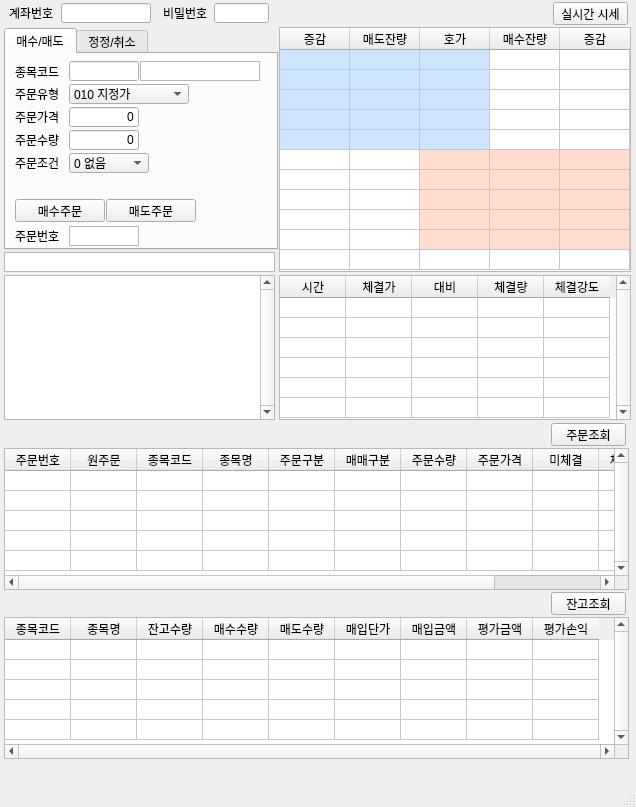
<?xml version="1.0" encoding="UTF-8"?>
<ui version="4.0">
 <class>LinkWindow</class>
 <widget class="QMainWindow" name="LinkWindow">
  <property name="geometry">
   <rect>
    <x>0</x>
    <y>0</y>
    <width>636</width>
    <height>807</height>
   </rect>
  </property>
  <property name="windowTitle">
   <string>MainWindow</string>
  </property>
  <widget class="QWidget" name="centralwidget">
   <widget class="QTextBrowser" name="TxtBrLog">
    <property name="geometry">
     <rect>
      <x>4</x>
      <y>275</y>
      <width>271</width>
      <height>145</height>
     </rect>
    </property>
    <property name="verticalScrollBarPolicy">
     <enum>Qt::ScrollBarAlwaysOn</enum>
    </property>
   </widget>
   <widget class="QLineEdit" name="EditAcno">
    <property name="geometry">
     <rect>
      <x>61</x>
      <y>3</y>
      <width>90</width>
      <height>20</height>
     </rect>
    </property>
    <property name="maxLength">
     <number>11</number>
    </property>
   </widget>
   <widget class="QLineEdit" name="EditPswd">
    <property name="geometry">
     <rect>
      <x>214</x>
      <y>3</y>
      <width>55</width>
      <height>20</height>
     </rect>
    </property>
    <property name="maxLength">
     <number>11</number>
    </property>
   </widget>
   <widget class="QTableWidget" name="TablePrc">
    <property name="geometry">
     <rect>
      <x>279</x>
      <y>27</y>
      <width>352</width>
      <height>245</height>
     </rect>
    </property>
    <property name="verticalScrollBarPolicy">
     <enum>Qt::ScrollBarAlwaysOff</enum>
    </property>
    <property name="horizontalScrollBarPolicy">
     <enum>Qt::ScrollBarAlwaysOff</enum>
    </property>
    <property name="rowCount">
     <number>11</number>
    </property>
    <property name="columnCount">
     <number>5</number>
    </property>
    <attribute name="horizontalHeaderVisible">
     <bool>true</bool>
    </attribute>
    <attribute name="horizontalHeaderCascadingSectionResizes">
     <bool>false</bool>
    </attribute>
    <attribute name="horizontalHeaderDefaultSectionSize">
     <number>70</number>
    </attribute>
    <attribute name="horizontalHeaderShowSortIndicator" stdset="0">
     <bool>false</bool>
    </attribute>
    <attribute name="verticalHeaderVisible">
     <bool>false</bool>
    </attribute>
    <attribute name="verticalHeaderDefaultSectionSize">
     <number>20</number>
    </attribute>
    <attribute name="verticalHeaderMinimumSectionSize">
     <number>20</number>
    </attribute>
    <row/>
    <row/>
    <row/>
    <row/>
    <row/>
    <row/>
    <row/>
    <row/>
    <row/>
    <row/>
    <row/>
    <column>
     <property name="text">
      <string>증감</string>
     </property>
    </column>
    <column>
     <property name="text">
      <string>매도잔량</string>
     </property>
    </column>
    <column>
     <property name="text">
      <string>호가</string>
     </property>
    </column>
    <column>
     <property name="text">
      <string>매수잔량</string>
     </property>
    </column>
    <column>
     <property name="text">
      <string>증감</string>
     </property>
    </column>
    <item row="0" column="0">
     <property name="text">
      <string/>
     </property>
     <property name="textAlignment">
      <set>AlignTrailing|AlignVCenter</set>
     </property>
     <property name="background">
      <brush brushstyle="SolidPattern">
       <color alpha="255">
        <red>207</red>
        <green>229</green>
        <blue>255</blue>
       </color>
      </brush>
     </property>
    </item>
    <item row="0" column="1">
     <property name="text">
      <string/>
     </property>
     <property name="background">
      <brush brushstyle="SolidPattern">
       <color alpha="255">
        <red>207</red>
        <green>229</green>
        <blue>255</blue>
       </color>
      </brush>
     </property>
    </item>
    <item row="0" column="2">
     <property name="text">
      <string/>
     </property>
     <property name="background">
      <brush brushstyle="SolidPattern">
       <color alpha="255">
        <red>207</red>
        <green>229</green>
        <blue>255</blue>
       </color>
      </brush>
     </property>
    </item>
    <item row="1" column="0">
     <property name="text">
      <string/>
     </property>
     <property name="textAlignment">
      <set>AlignTrailing|AlignVCenter</set>
     </property>
     <property name="background">
      <brush brushstyle="SolidPattern">
       <color alpha="255">
        <red>207</red>
        <green>229</green>
        <blue>255</blue>
       </color>
      </brush>
     </property>
    </item>
    <item row="1" column="1">
     <property name="text">
      <string/>
     </property>
     <property name="background">
      <brush brushstyle="SolidPattern">
       <color alpha="255">
        <red>207</red>
        <green>229</green>
        <blue>255</blue>
       </color>
      </brush>
     </property>
    </item>
    <item row="1" column="2">
     <property name="text">
      <string/>
     </property>
     <property name="background">
      <brush brushstyle="SolidPattern">
       <color alpha="255">
        <red>207</red>
        <green>229</green>
        <blue>255</blue>
       </color>
      </brush>
     </property>
    </item>
    <item row="2" column="0">
     <property name="text">
      <string/>
     </property>
     <property name="textAlignment">
      <set>AlignTrailing|AlignVCenter</set>
     </property>
     <property name="background">
      <brush brushstyle="SolidPattern">
       <color alpha="255">
        <red>207</red>
        <green>229</green>
        <blue>255</blue>
       </color>
      </brush>
     </property>
    </item>
    <item row="2" column="1">
     <property name="text">
      <string/>
     </property>
     <property name="background">
      <brush brushstyle="SolidPattern">
       <color alpha="255">
        <red>207</red>
        <green>229</green>
        <blue>255</blue>
       </color>
      </brush>
     </property>
    </item>
    <item row="2" column="2">
     <property name="text">
      <string/>
     </property>
     <property name="background">
      <brush brushstyle="SolidPattern">
       <color alpha="255">
        <red>207</red>
        <green>229</green>
        <blue>255</blue>
       </color>
      </brush>
     </property>
    </item>
    <item row="3" column="0">
     <property name="text">
      <string/>
     </property>
     <property name="background">
      <brush brushstyle="SolidPattern">
       <color alpha="255">
        <red>207</red>
        <green>229</green>
        <blue>255</blue>
       </color>
      </brush>
     </property>
    </item>
    <item row="3" column="1">
     <property name="text">
      <string/>
     </property>
     <property name="background">
      <brush brushstyle="SolidPattern">
       <color alpha="255">
        <red>207</red>
        <green>229</green>
        <blue>255</blue>
       </color>
      </brush>
     </property>
    </item>
    <item row="3" column="2">
     <property name="text">
      <string/>
     </property>
     <property name="background">
      <brush brushstyle="SolidPattern">
       <color alpha="255">
        <red>207</red>
        <green>229</green>
        <blue>255</blue>
       </color>
      </brush>
     </property>
    </item>
    <item row="4" column="0">
     <property name="text">
      <string/>
     </property>
     <property name="background">
      <brush brushstyle="SolidPattern">
       <color alpha="255">
        <red>207</red>
        <green>229</green>
        <blue>255</blue>
       </color>
      </brush>
     </property>
    </item>
    <item row="4" column="1">
     <property name="text">
      <string/>
     </property>
     <property name="background">
      <brush brushstyle="SolidPattern">
       <color alpha="255">
        <red>207</red>
        <green>229</green>
        <blue>255</blue>
       </color>
      </brush>
     </property>
    </item>
    <item row="4" column="2">
     <property name="text">
      <string/>
     </property>
     <property name="background">
      <brush brushstyle="SolidPattern">
       <color alpha="255">
        <red>207</red>
        <green>229</green>
        <blue>255</blue>
       </color>
      </brush>
     </property>
    </item>
    <item row="5" column="2">
     <property name="text">
      <string/>
     </property>
     <property name="background">
      <brush brushstyle="SolidPattern">
       <color alpha="255">
        <red>255</red>
        <green>221</green>
        <blue>207</blue>
       </color>
      </brush>
     </property>
    </item>
    <item row="5" column="3">
     <property name="text">
      <string/>
     </property>
     <property name="background">
      <brush brushstyle="SolidPattern">
       <color alpha="255">
        <red>255</red>
        <green>221</green>
        <blue>207</blue>
       </color>
      </brush>
     </property>
    </item>
    <item row="5" column="4">
     <property name="text">
      <string/>
     </property>
     <property name="background">
      <brush brushstyle="SolidPattern">
       <color alpha="255">
        <red>255</red>
        <green>221</green>
        <blue>207</blue>
       </color>
      </brush>
     </property>
    </item>
    <item row="6" column="2">
     <property name="text">
      <string/>
     </property>
     <property name="background">
      <brush brushstyle="SolidPattern">
       <color alpha="255">
        <red>255</red>
        <green>221</green>
        <blue>207</blue>
       </color>
      </brush>
     </property>
    </item>
    <item row="6" column="3">
     <property name="text">
      <string/>
     </property>
     <property name="background">
      <brush brushstyle="SolidPattern">
       <color alpha="255">
        <red>255</red>
        <green>221</green>
        <blue>207</blue>
       </color>
      </brush>
     </property>
    </item>
    <item row="6" column="4">
     <property name="text">
      <string/>
     </property>
     <property name="background">
      <brush brushstyle="SolidPattern">
       <color alpha="255">
        <red>255</red>
        <green>221</green>
        <blue>207</blue>
       </color>
      </brush>
     </property>
    </item>
    <item row="7" column="2">
     <property name="text">
      <string/>
     </property>
     <property name="background">
      <brush brushstyle="SolidPattern">
       <color alpha="255">
        <red>255</red>
        <green>221</green>
        <blue>207</blue>
       </color>
      </brush>
     </property>
    </item>
    <item row="7" column="3">
     <property name="text">
      <string/>
     </property>
     <property name="background">
      <brush brushstyle="SolidPattern">
       <color alpha="255">
        <red>255</red>
        <green>221</green>
        <blue>207</blue>
       </color>
      </brush>
     </property>
    </item>
    <item row="7" column="4">
     <property name="text">
      <string/>
     </property>
     <property name="background">
      <brush brushstyle="SolidPattern">
       <color alpha="255">
        <red>255</red>
        <green>221</green>
        <blue>207</blue>
       </color>
      </brush>
     </property>
    </item>
    <item row="8" column="2">
     <property name="text">
      <string/>
     </property>
     <property name="background">
      <brush brushstyle="SolidPattern">
       <color alpha="255">
        <red>255</red>
        <green>221</green>
        <blue>207</blue>
       </color>
      </brush>
     </property>
    </item>
    <item row="8" column="3">
     <property name="text">
      <string/>
     </property>
     <property name="background">
      <brush brushstyle="SolidPattern">
       <color alpha="255">
        <red>255</red>
        <green>221</green>
        <blue>207</blue>
       </color>
      </brush>
     </property>
    </item>
    <item row="8" column="4">
     <property name="text">
      <string/>
     </property>
     <property name="background">
      <brush brushstyle="SolidPattern">
       <color alpha="255">
        <red>255</red>
        <green>221</green>
        <blue>207</blue>
       </color>
      </brush>
     </property>
    </item>
    <item row="9" column="2">
     <property name="text">
      <string/>
     </property>
     <property name="background">
      <brush brushstyle="SolidPattern">
       <color alpha="255">
        <red>255</red>
        <green>221</green>
        <blue>207</blue>
       </color>
      </brush>
     </property>
    </item>
    <item row="9" column="3">
     <property name="text">
      <string/>
     </property>
     <property name="background">
      <brush brushstyle="SolidPattern">
       <color alpha="255">
        <red>255</red>
        <green>221</green>
        <blue>207</blue>
       </color>
      </brush>
     </property>
    </item>
    <item row="9" column="4">
     <property name="text">
      <string/>
     </property>
     <property name="background">
      <brush brushstyle="SolidPattern">
       <color alpha="255">
        <red>255</red>
        <green>221</green>
        <blue>207</blue>
       </color>
      </brush>
     </property>
    </item>
    <item row="10" column="2">
     <property name="text">
      <string/>
     </property>
     <property name="background">
      <brush brushstyle="NoBrush">
       <color alpha="255">
        <red>0</red>
        <green>0</green>
        <blue>0</blue>
       </color>
      </brush>
     </property>
    </item>
   </widget>
   <widget class="QLabel" name="label">
    <property name="geometry">
     <rect>
      <x>9</x>
      <y>7</y>
      <width>48</width>
      <height>12</height>
     </rect>
    </property>
    <property name="text">
     <string>계좌번호</string>
    </property>
   </widget>
   <widget class="QLabel" name="label_2">
    <property name="geometry">
     <rect>
      <x>163</x>
      <y>7</y>
      <width>48</width>
      <height>12</height>
     </rect>
    </property>
    <property name="text">
     <string>비밀번호</string>
    </property>
   </widget>
   <widget class="QTableWidget" name="TableTick">
    <property name="geometry">
     <rect>
      <x>279</x>
      <y>275</y>
      <width>352</width>
      <height>145</height>
     </rect>
    </property>
    <property name="verticalScrollBarPolicy">
     <enum>Qt::ScrollBarAlwaysOn</enum>
    </property>
    <property name="horizontalScrollBarPolicy">
     <enum>Qt::ScrollBarAlwaysOff</enum>
    </property>
    <property name="rowCount">
     <number>6</number>
    </property>
    <property name="columnCount">
     <number>5</number>
    </property>
    <attribute name="horizontalHeaderVisible">
     <bool>true</bool>
    </attribute>
    <attribute name="horizontalHeaderDefaultSectionSize">
     <number>66</number>
    </attribute>
    <attribute name="verticalHeaderVisible">
     <bool>false</bool>
    </attribute>
    <attribute name="verticalHeaderDefaultSectionSize">
     <number>20</number>
    </attribute>
    <attribute name="verticalHeaderMinimumSectionSize">
     <number>20</number>
    </attribute>
    <row/>
    <row/>
    <row/>
    <row/>
    <row/>
    <row/>
    <column>
     <property name="text">
      <string>시간</string>
     </property>
    </column>
    <column>
     <property name="text">
      <string>체결가</string>
     </property>
    </column>
    <column>
     <property name="text">
      <string>대비</string>
     </property>
    </column>
    <column>
     <property name="text">
      <string>체결량</string>
     </property>
    </column>
    <column>
     <property name="text">
      <string>체결강도</string>
     </property>
    </column>
    <item row="0" column="0">
     <property name="text">
      <string/>
     </property>
    </item>
    <item row="1" column="0">
     <property name="text">
      <string/>
     </property>
     <property name="textAlignment">
      <set>AlignCenter</set>
     </property>
    </item>
    <item row="1" column="1">
     <property name="text">
      <string/>
     </property>
     <property name="textAlignment">
      <set>AlignTrailing|AlignVCenter</set>
     </property>
    </item>
    <item row="1" column="2">
     <property name="text">
      <string/>
     </property>
     <property name="textAlignment">
      <set>AlignTrailing|AlignVCenter</set>
     </property>
    </item>
    <item row="1" column="3">
     <property name="text">
      <string/>
     </property>
     <property name="textAlignment">
      <set>AlignTrailing|AlignVCenter</set>
     </property>
    </item>
    <item row="1" column="4">
     <property name="text">
      <string/>
     </property>
     <property name="textAlignment">
      <set>AlignJustify|AlignVCenter</set>
     </property>
    </item>
    <item row="2" column="3">
     <property name="text">
      <string/>
     </property>
     <property name="textAlignment">
      <set>AlignTrailing|AlignVCenter</set>
     </property>
    </item>
    <item row="2" column="4">
     <property name="text">
      <string/>
     </property>
     <property name="textAlignment">
      <set>AlignTrailing|AlignVCenter</set>
     </property>
    </item>
   </widget>
   <widget class="QTableWidget" name="TablePstn">
    <property name="geometry">
     <rect>
      <x>4</x>
      <y>617</y>
      <width>625</width>
      <height>142</height>
     </rect>
    </property>
    <property name="verticalScrollBarPolicy">
     <enum>Qt::ScrollBarAlwaysOn</enum>
    </property>
    <property name="horizontalScrollBarPolicy">
     <enum>Qt::ScrollBarAlwaysOn</enum>
    </property>
    <property name="rowCount">
     <number>5</number>
    </property>
    <property name="columnCount">
     <number>9</number>
    </property>
    <attribute name="horizontalHeaderVisible">
     <bool>true</bool>
    </attribute>
    <attribute name="horizontalHeaderDefaultSectionSize">
     <number>66</number>
    </attribute>
    <attribute name="verticalHeaderVisible">
     <bool>false</bool>
    </attribute>
    <attribute name="verticalHeaderDefaultSectionSize">
     <number>20</number>
    </attribute>
    <attribute name="verticalHeaderMinimumSectionSize">
     <number>20</number>
    </attribute>
    <row/>
    <row/>
    <row/>
    <row/>
    <row/>
    <column>
     <property name="text">
      <string>종목코드</string>
     </property>
    </column>
    <column>
     <property name="text">
      <string>종목명</string>
     </property>
    </column>
    <column>
     <property name="text">
      <string>잔고수량</string>
     </property>
    </column>
    <column>
     <property name="text">
      <string>매수수량</string>
     </property>
    </column>
    <column>
     <property name="text">
      <string>매도수량</string>
     </property>
    </column>
    <column>
     <property name="text">
      <string>매입단가</string>
     </property>
    </column>
    <column>
     <property name="text">
      <string>매입금액</string>
     </property>
    </column>
    <column>
     <property name="text">
      <string>평가금액</string>
     </property>
    </column>
    <column>
     <property name="text">
      <string>평가손익</string>
     </property>
    </column>
   </widget>
   <widget class="QPushButton" name="BtnPstn">
    <property name="geometry">
     <rect>
      <x>551</x>
      <y>592</y>
      <width>75</width>
      <height>23</height>
     </rect>
    </property>
    <property name="text">
     <string>잔고조회</string>
    </property>
   </widget>
   <widget class="QPushButton" name="BtnPrc">
    <property name="geometry">
     <rect>
      <x>553</x>
      <y>2</y>
      <width>75</width>
      <height>23</height>
     </rect>
    </property>
    <property name="text">
     <string>실시간 시세</string>
    </property>
    <property name="checkable">
     <bool>true</bool>
    </property>
   </widget>
   <widget class="QTableWidget" name="TableTrd">
    <property name="geometry">
     <rect>
      <x>4</x>
      <y>448</y>
      <width>625</width>
      <height>142</height>
     </rect>
    </property>
    <property name="verticalScrollBarPolicy">
     <enum>Qt::ScrollBarAlwaysOn</enum>
    </property>
    <property name="horizontalScrollBarPolicy">
     <enum>Qt::ScrollBarAlwaysOn</enum>
    </property>
    <property name="rowCount">
     <number>5</number>
    </property>
    <property name="columnCount">
     <number>11</number>
    </property>
    <attribute name="horizontalHeaderVisible">
     <bool>true</bool>
    </attribute>
    <attribute name="horizontalHeaderDefaultSectionSize">
     <number>66</number>
    </attribute>
    <attribute name="verticalHeaderVisible">
     <bool>false</bool>
    </attribute>
    <attribute name="verticalHeaderDefaultSectionSize">
     <number>20</number>
    </attribute>
    <attribute name="verticalHeaderMinimumSectionSize">
     <number>20</number>
    </attribute>
    <row/>
    <row/>
    <row/>
    <row/>
    <row/>
    <column>
     <property name="text">
      <string>주문번호</string>
     </property>
    </column>
    <column>
     <property name="text">
      <string>원주문</string>
     </property>
    </column>
    <column>
     <property name="text">
      <string>종목코드</string>
     </property>
    </column>
    <column>
     <property name="text">
      <string>종목명</string>
     </property>
    </column>
    <column>
     <property name="text">
      <string>주문구분</string>
     </property>
    </column>
    <column>
     <property name="text">
      <string>매매구분</string>
     </property>
    </column>
    <column>
     <property name="text">
      <string>주문수량</string>
     </property>
    </column>
    <column>
     <property name="text">
      <string>주문가격</string>
     </property>
    </column>
    <column>
     <property name="text">
      <string>미체결</string>
     </property>
    </column>
    <column>
     <property name="text">
      <string>체결수량</string>
     </property>
    </column>
    <column>
     <property name="text">
      <string>체결단가</string>
     </property>
    </column>
   </widget>
   <widget class="QTabWidget" name="tabWidget">
    <property name="geometry">
     <rect>
      <x>4</x>
      <y>28</y>
      <width>274</width>
      <height>222</height>
     </rect>
    </property>
    <property name="currentIndex">
     <number>0</number>
    </property>
    <widget class="QWidget" name="tabBuySell">
     <attribute name="title">
      <string>매수/매도</string>
     </attribute>
     <widget class="QComboBox" name="CmbBns">
      <property name="geometry">
       <rect>
        <x>63</x>
        <y>30</y>
        <width>120</width>
        <height>20</height>
       </rect>
      </property>
      <item>
       <property name="text">
        <string>010 지정가</string>
       </property>
      </item>
      <item>
       <property name="text">
        <string>020 시장가</string>
       </property>
      </item>
      <item>
       <property name="text">
        <string>030 조건부지정가</string>
       </property>
      </item>
      <item>
       <property name="text">
        <string>040 최유리지정가</string>
       </property>
      </item>
      <item>
       <property name="text">
        <string>050 최우선지정가</string>
       </property>
      </item>
     </widget>
     <widget class="QLabel" name="label_7">
      <property name="geometry">
       <rect>
        <x>9</x>
        <y>103</y>
        <width>50</width>
        <height>12</height>
       </rect>
      </property>
      <property name="text">
       <string>주문조건</string>
      </property>
     </widget>
     <widget class="QLabel" name="label_5">
      <property name="geometry">
       <rect>
        <x>9</x>
        <y>57</y>
        <width>50</width>
        <height>12</height>
       </rect>
      </property>
      <property name="text">
       <string>주문가격</string>
      </property>
     </widget>
     <widget class="QLineEdit" name="EditCode">
      <property name="geometry">
       <rect>
        <x>63</x>
        <y>7</y>
        <width>70</width>
        <height>20</height>
       </rect>
      </property>
      <property name="maxLength">
       <number>11</number>
      </property>
     </widget>
     <widget class="QLineEdit" name="EditQty">
      <property name="geometry">
       <rect>
        <x>63</x>
        <y>76</y>
        <width>70</width>
        <height>20</height>
       </rect>
      </property>
      <property name="inputMethodHints">
       <set>Qt::ImhDigitsOnly</set>
      </property>
      <property name="text">
       <string>0</string>
      </property>
      <property name="maxLength">
       <number>7</number>
      </property>
      <property name="alignment">
       <set>Qt::AlignRight|Qt::AlignTrailing|Qt::AlignVCenter</set>
      </property>
     </widget>
     <widget class="QLineEdit" name="EditPrc">
      <property name="geometry">
       <rect>
        <x>63</x>
        <y>53</y>
        <width>70</width>
        <height>20</height>
       </rect>
      </property>
      <property name="inputMethodHints">
       <set>Qt::ImhDigitsOnly</set>
      </property>
      <property name="text">
       <string>0</string>
      </property>
      <property name="maxLength">
       <number>9</number>
      </property>
      <property name="frame">
       <bool>true</bool>
      </property>
      <property name="alignment">
       <set>Qt::AlignRight|Qt::AlignTrailing|Qt::AlignVCenter</set>
      </property>
     </widget>
     <widget class="QLabel" name="label_4">
      <property name="geometry">
       <rect>
        <x>9</x>
        <y>34</y>
        <width>50</width>
        <height>12</height>
       </rect>
      </property>
      <property name="text">
       <string>주문유형</string>
      </property>
     </widget>
     <widget class="QComboBox" name="CmbCnd">
      <property name="geometry">
       <rect>
        <x>63</x>
        <y>99</y>
        <width>80</width>
        <height>20</height>
       </rect>
      </property>
      <item>
       <property name="text">
        <string>0 없음</string>
       </property>
      </item>
      <item>
       <property name="text">
        <string>1 IOC</string>
       </property>
      </item>
      <item>
       <property name="text">
        <string>2 FOK</string>
       </property>
      </item>
     </widget>
     <widget class="QLabel" name="label_6">
      <property name="geometry">
       <rect>
        <x>9</x>
        <y>80</y>
        <width>50</width>
        <height>12</height>
       </rect>
      </property>
      <property name="text">
       <string>주문수량</string>
      </property>
     </widget>
     <widget class="QLabel" name="label_3">
      <property name="geometry">
       <rect>
        <x>9</x>
        <y>12</y>
        <width>50</width>
        <height>12</height>
       </rect>
      </property>
      <property name="text">
       <string>종목코드</string>
      </property>
     </widget>
     <widget class="QPushButton" name="BtnBuy">
      <property name="geometry">
       <rect>
        <x>9</x>
        <y>145</y>
        <width>90</width>
        <height>23</height>
       </rect>
      </property>
      <property name="text">
       <string>매수주문</string>
      </property>
     </widget>
     <widget class="QPushButton" name="BtnSell">
      <property name="geometry">
       <rect>
        <x>100</x>
        <y>145</y>
        <width>90</width>
        <height>23</height>
       </rect>
      </property>
      <property name="text">
       <string>매도주문</string>
      </property>
     </widget>
     <widget class="QTextBrowser" name="TxtBrNm">
      <property name="geometry">
       <rect>
        <x>134</x>
        <y>7</y>
        <width>120</width>
        <height>20</height>
       </rect>
      </property>
      <property name="verticalScrollBarPolicy">
       <enum>Qt::ScrollBarAlwaysOff</enum>
      </property>
     </widget>
     <widget class="QTextBrowser" name="TxtBrOrdNo">
      <property name="geometry">
       <rect>
        <x>63</x>
        <y>172</y>
        <width>70</width>
        <height>20</height>
       </rect>
      </property>
      <property name="verticalScrollBarPolicy">
       <enum>Qt::ScrollBarAlwaysOff</enum>
      </property>
     </widget>
     <widget class="QLabel" name="label_8">
      <property name="geometry">
       <rect>
        <x>9</x>
        <y>176</y>
        <width>50</width>
        <height>12</height>
       </rect>
      </property>
      <property name="text">
       <string>주문번호</string>
      </property>
     </widget>
    </widget>
    <widget class="QWidget" name="tabMdCl">
     <attribute name="title">
      <string>정정/취소</string>
     </attribute>
     <widget class="QPushButton" name="BtnCncl">
      <property name="geometry">
       <rect>
        <x>100</x>
        <y>145</y>
        <width>90</width>
        <height>23</height>
       </rect>
      </property>
      <property name="text">
       <string>취소주문</string>
      </property>
     </widget>
     <widget class="QTextBrowser" name="TxtBrOrdNo_2">
      <property name="geometry">
       <rect>
        <x>63</x>
        <y>172</y>
        <width>70</width>
        <height>20</height>
       </rect>
      </property>
      <property name="verticalScrollBarPolicy">
       <enum>Qt::ScrollBarAlwaysOff</enum>
      </property>
     </widget>
     <widget class="QLabel" name="label_9">
      <property name="geometry">
       <rect>
        <x>9</x>
        <y>12</y>
        <width>50</width>
        <height>12</height>
       </rect>
      </property>
      <property name="text">
       <string>종목코드</string>
      </property>
     </widget>
     <widget class="QLineEdit" name="EditCode_2">
      <property name="geometry">
       <rect>
        <x>63</x>
        <y>7</y>
        <width>70</width>
        <height>20</height>
       </rect>
      </property>
      <property name="maxLength">
       <number>11</number>
      </property>
     </widget>
     <widget class="QLineEdit" name="EditQty_2">
      <property name="geometry">
       <rect>
        <x>63</x>
        <y>76</y>
        <width>70</width>
        <height>20</height>
       </rect>
      </property>
      <property name="inputMethodHints">
       <set>Qt::ImhDigitsOnly</set>
      </property>
      <property name="text">
       <string>0</string>
      </property>
      <property name="maxLength">
       <number>11</number>
      </property>
      <property name="alignment">
       <set>Qt::AlignRight|Qt::AlignTrailing|Qt::AlignVCenter</set>
      </property>
     </widget>
     <widget class="QLineEdit" name="EditPrc_2">
      <property name="geometry">
       <rect>
        <x>63</x>
        <y>53</y>
        <width>70</width>
        <height>20</height>
       </rect>
      </property>
      <property name="inputMethodHints">
       <set>Qt::ImhDigitsOnly</set>
      </property>
      <property name="text">
       <string>0</string>
      </property>
      <property name="maxLength">
       <number>11</number>
      </property>
      <property name="frame">
       <bool>true</bool>
      </property>
      <property name="alignment">
       <set>Qt::AlignRight|Qt::AlignTrailing|Qt::AlignVCenter</set>
      </property>
     </widget>
     <widget class="QLabel" name="label_11">
      <property name="geometry">
       <rect>
        <x>9</x>
        <y>34</y>
        <width>50</width>
        <height>12</height>
       </rect>
      </property>
      <property name="text">
       <string>원주문</string>
      </property>
     </widget>
     <widget class="QPushButton" name="BtnMdfy">
      <property name="geometry">
       <rect>
        <x>9</x>
        <y>145</y>
        <width>90</width>
        <height>23</height>
       </rect>
      </property>
      <property name="text">
       <string>정정주문</string>
      </property>
     </widget>
     <widget class="QLabel" name="label_12">
      <property name="geometry">
       <rect>
        <x>9</x>
        <y>57</y>
        <width>50</width>
        <height>12</height>
       </rect>
      </property>
      <property name="text">
       <string>주문가격</string>
      </property>
     </widget>
     <widget class="QLabel" name="label_13">
      <property name="geometry">
       <rect>
        <x>9</x>
        <y>80</y>
        <width>50</width>
        <height>12</height>
       </rect>
      </property>
      <property name="text">
       <string>주문수량</string>
      </property>
     </widget>
     <widget class="QLabel" name="label_14">
      <property name="geometry">
       <rect>
        <x>9</x>
        <y>176</y>
        <width>50</width>
        <height>12</height>
       </rect>
      </property>
      <property name="text">
       <string>주문번호</string>
      </property>
     </widget>
     <widget class="QTextBrowser" name="TxtBrNm_2">
      <property name="geometry">
       <rect>
        <x>134</x>
        <y>7</y>
        <width>120</width>
        <height>20</height>
       </rect>
      </property>
      <property name="verticalScrollBarPolicy">
       <enum>Qt::ScrollBarAlwaysOff</enum>
      </property>
     </widget>
     <widget class="QLineEdit" name="EditOOrdNo">
      <property name="geometry">
       <rect>
        <x>63</x>
        <y>30</y>
        <width>70</width>
        <height>20</height>
       </rect>
      </property>
      <property name="inputMethodHints">
       <set>Qt::ImhDigitsOnly</set>
      </property>
      <property name="text">
       <string>0</string>
      </property>
      <property name="maxLength">
       <number>11</number>
      </property>
      <property name="frame">
       <bool>true</bool>
      </property>
      <property name="alignment">
       <set>Qt::AlignRight|Qt::AlignTrailing|Qt::AlignVCenter</set>
      </property>
     </widget>
    </widget>
   </widget>
   <widget class="QTextBrowser" name="TxtBrErr">
    <property name="geometry">
     <rect>
      <x>4</x>
      <y>252</y>
      <width>271</width>
      <height>20</height>
     </rect>
    </property>
    <property name="verticalScrollBarPolicy">
     <enum>Qt::ScrollBarAlwaysOff</enum>
    </property>
   </widget>
   <widget class="QPushButton" name="BtnTrd">
    <property name="geometry">
     <rect>
      <x>551</x>
      <y>423</y>
      <width>75</width>
      <height>23</height>
     </rect>
    </property>
    <property name="text">
     <string>주문조회</string>
    </property>
   </widget>
  </widget>
  <widget class="QMenuBar" name="menubar">
   <property name="geometry">
    <rect>
     <x>0</x>
     <y>0</y>
     <width>636</width>
     <height>21</height>
    </rect>
   </property>
  </widget>
  <widget class="QStatusBar" name="statusbar"/>
 </widget>
 <tabstops>
  <tabstop>EditAcno</tabstop>
  <tabstop>EditPswd</tabstop>
  <tabstop>EditCode</tabstop>
  <tabstop>CmbBns</tabstop>
  <tabstop>EditPrc</tabstop>
  <tabstop>EditQty</tabstop>
  <tabstop>CmbCnd</tabstop>
  <tabstop>BtnBuy</tabstop>
  <tabstop>BtnSell</tabstop>
  <tabstop>TxtBrErr</tabstop>
  <tabstop>TxtBrLog</tabstop>
  <tabstop>tabWidget</tabstop>
  <tabstop>BtnPrc</tabstop>
  <tabstop>BtnTrd</tabstop>
  <tabstop>BtnPstn</tabstop>
  <tabstop>TxtBrNm</tabstop>
  <tabstop>TxtBrOrdNo</tabstop>
  <tabstop>TablePrc</tabstop>
  <tabstop>TableTick</tabstop>
  <tabstop>TableTrd</tabstop>
  <tabstop>TablePstn</tabstop>
  <tabstop>EditCode_2</tabstop>
  <tabstop>EditOOrdNo</tabstop>
  <tabstop>EditPrc_2</tabstop>
  <tabstop>EditQty_2</tabstop>
  <tabstop>BtnMdfy</tabstop>
  <tabstop>BtnCncl</tabstop>
  <tabstop>TxtBrNm_2</tabstop>
  <tabstop>TxtBrOrdNo_2</tabstop>
 </tabstops>
 <resources/>
 <connections/>
</ui>
